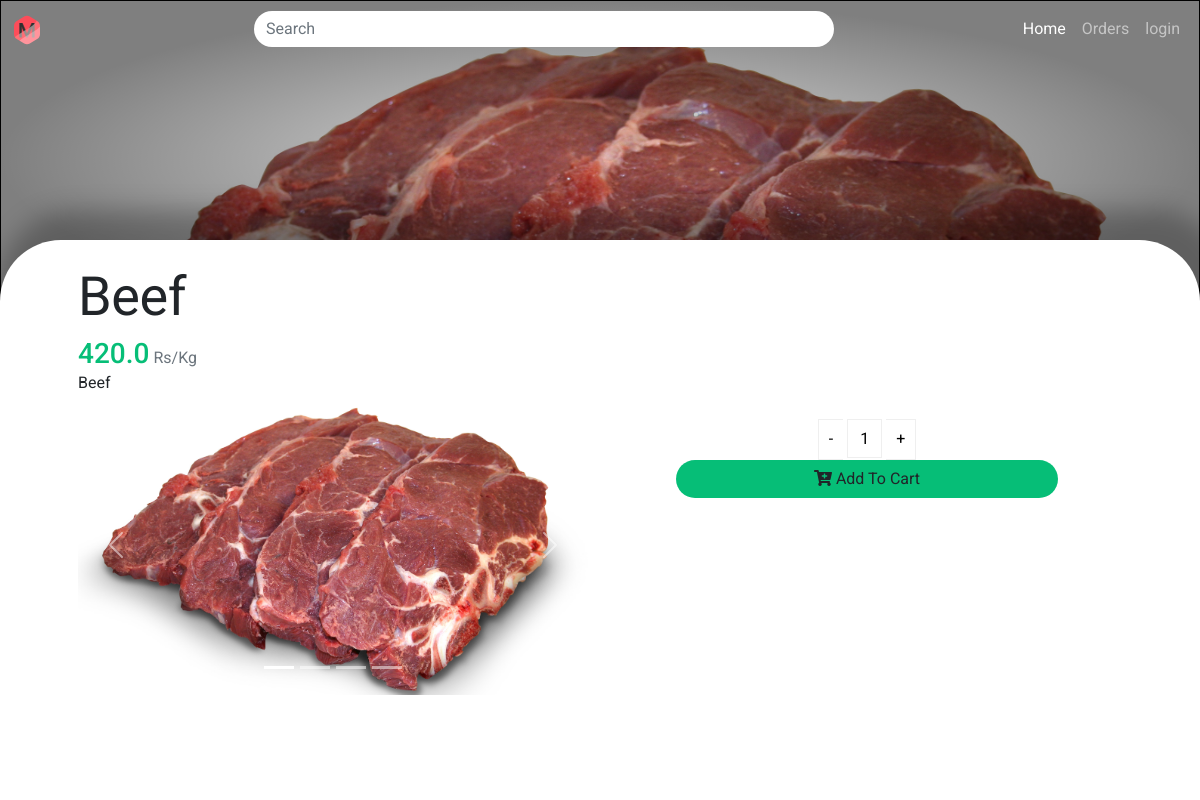
Page /product/1 on the committed database.
### home/models.py (models this page shows, shortened)
class Product(models.Model):
    meat_type = (
        ('c', 'chicken'),
        ('b', 'beef'),
        ('m', 'mutton'),
        ('p', 'pork'),
        ('f', 'fish'),
    )
    title = models.CharField(max_length=255)
    description = models.TextField(max_length=2048)
    price = models.FloatField()
    stock = models.IntegerField()
    meat = models.CharField(max_length=1, choices=meat_type)

class ImageModel(models.Model):
    title = models.TextField(max_length=10)
    mainimage = models.ImageField(upload_to="static/images/", null=True)
    image = models.ForeignKey(Product, related_name='images', on_delete=models.CASCADE)

### home/views.py (the view, shortened to what this page needs)
# urls.py: path('product/<int:primary_key>', views.display_product, name='product'),
def display_product(request, primary_key):
    inventory = Product.objects.get(id=primary_key)
    context = {"products": inventory,'title':inventory.title}
    return render(request, template_name="display_product.html", context=context)

### templates/display_product.html (shortened to what this page needs)
{% extends "base.html" %}
{% load static %}
{% block extra_css %}
    <link rel="stylesheet" href="{% static 'index.css' %}"/>
{% endblock %}
{% block content %}
    <div class="product">
        <div style="background-image: url('/{{ products.images.all.0.mainimage }}')" class="background_img">
            <div class="img_overlay  ">
            </div>
        </div>
        <div class="card-body-product">
            <div class="container px-5 py-3">
                <div class="product__heading">
                    {{ products.title }}
                </div>
                <div>
                    <span class="bold h3 text-success">{{ products.price }}</span> <span
                        class="text-secondary">Rs/Kg</span>
                </div>
                <div>
                    {{ products.description }}
                </div>
                <div class="row">
                    <div class="col-12 col-md-6">
                        <div id="carouselExampleIndicators" class="carousel slide" data-bs-ride="carousel">
                            <ol class="carousel-indicators">
                                {% for image in products.images.all %}
                                    <li data-bs-target="#carouselExampleIndicators"
                                        data-bs-slide-to="{{ forloop.counter0 }}"
                                        class="{% if forloop.counter0 == 0 %}active{% endif %}"></li>
                                {% endfor %}
                            </ol>
                            <div class="carousel-inner">
                                {% for image in products.images.all %}
                                    <div class="carousel-item {% firstof forloop.counter0 'active' %}">
                                        <div style="background-image: url('/{{ image.mainimage }}')"
                                             class="d-block product__photo"></div>
                                    </div>
                                {% endfor %}
                            </div>
                            <a class="carousel-control-prev" href="#carouselExampleIndicators" role="button"
                               data-bs-slide="prev">
                                <span class="carousel-control-prev-icon" aria-hidden="true"></span>
                            </a>
                            <a class="carousel-control-next" href="#carouselExampleIndicators" role="button"
                               data-bs-slide="next">
                                <span class="carousel-control-next-icon" aria-hidden="true"></span>
                            </a>
                        </div>
                    </div>
                    <div class="col-12 col-md-6">
                        <div class="text-center w-100 py-4">
                            {% include 'plusandminus.html' %}
                            <button class="btn rounded_cart text-center w-75"
                                    onclick="addProductToCart({{ products.id }},this,'{{ products.title }}')"><i
                                    class="fas fa-cart-plus"></i> Add
                                To
                                Cart
                            </button>
                        </div>
                    </div>
                </div>
            </div>
        </div>
    </div>
{% endblock %}

### static/index.css (style rules this page uses)
html { height: 100%; }
body { height: 100%; font-family: Roboto; }
.card-body-product { background: white; box-shadow: 15px -15px 25px 15px rgba(0, 0, 0, 0.25); border-top-left-radius: 61px; border-top-right-radius: 61px; min-height: 70%; top: -10%; position: relative; }
body, html { height: 100%; }
body { background-color: #f7f7f7; }
.img_overlay { background: radial-gradient(50% 50% at 50% 50%, rgba(126, 126, 126, 0) 0%, rgba(0, 0, 0, 0.32) 50%, rgba(0, 0, 0, 0.5) 100%); border: 1px solid #000000; box-sizing: border-box; height: 100%; width: 100%; }
.background_img { background-size: cover; height: 40%; }
.product { width: 100%; height: 100%; }
.product__heading { font-family: Roboto; font-style: normal; font-weight: normal; font-size: 54px; letter-spacing: -0.41px }
.text-success { color: #06BE77 !important; }
.rounded_cart { border-radius: 50px; background: #06BE77; }
.product__photo { border-radius: 50px; width: 100%; height: 300px; background-size: cover; position: relative; }
a:link { text-decoration: none; }

### rows in the picture
Product: images.all.0.mainimage (picture), title "Beef", price "420.0", description "Beef"
ImageModel: mainimage (picture)
